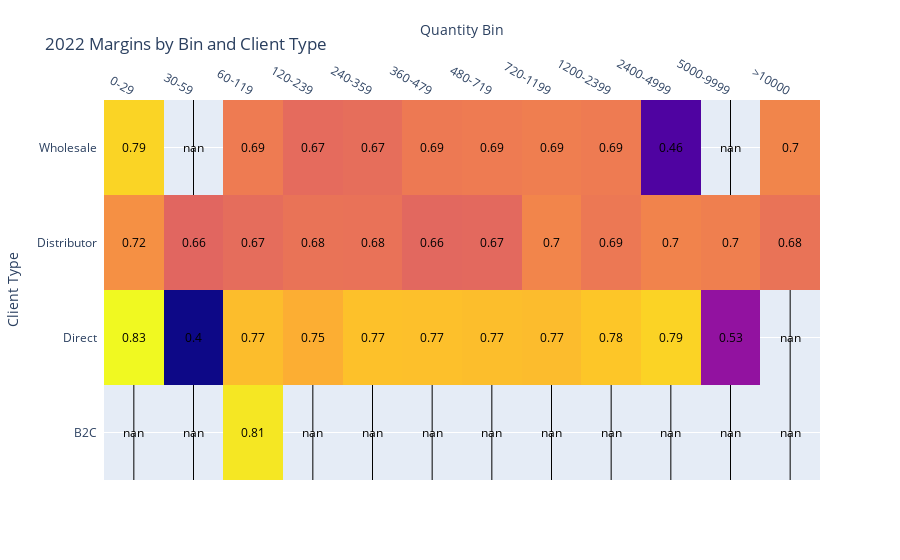
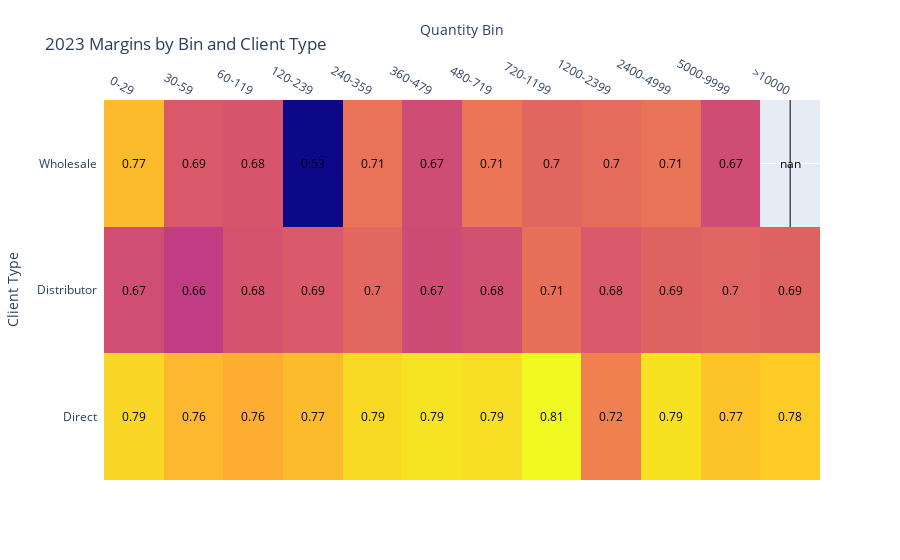

Notebook code for these charts, in order:
### Code cell
import plotly.figure_factory as ff

# Visualization for 2022
fig_2022 = ff.create_annotated_heatmap(z=margin_by_bin_and_client_2022.values, 
                                       x=margin_by_bin_and_client_2022.columns.tolist(), 
                                       y=margin_by_bin_and_client_2022.index.tolist(), 
                                       annotation_text=margin_by_bin_and_client_2022.round(2).values)
fig_2022.update_layout(title='2022 Margins by Bin and Client Type', xaxis=dict(title='Quantity Bin'), yaxis=dict(title='Client Type'))
fig_2022.show()

# Visualization for 2023
fig_2023 = ff.create_annotated_heatmap(z=margin_by_bin_and_client_2023.values, 
                                       x=margin_by_bin_and_client_2023.columns.tolist(), 
                                       y=margin_by_bin_and_client_2023.index.tolist(), 
                                       annotation_text=margin_by_bin_and_client_2023.round(2).values)
fig_2023.update_layout(title='2023 Margins by Bin and Client Type', xaxis=dict(title='Quantity Bin'), yaxis=dict(title='Client Type'))
fig_2023.show()

### Figure 1 — Plotly figure (JSON) as saved in the notebook; plotly's stock layout.template omitted (floating-point values rounded to 4 significant figures)
{"data": [{"colorscale": [[0, "#0d0887"], [0.1111, "#46039f"], [0.2222, "#7201a8"], [0.3333, "#9c179e"], [0.4444, "#bd3786"], [0.5556, "#d8576b"], [0.6667, "#ed7953"], [0.7778, "#fb9f3a"], [0.8889, "#fdca26"], [1, "#f0f921"]], "reversescale": false, "showscale": false, "type": "heatmap", "x": ["0-29", "30-59", "60-119", "120-239", "240-359", "360-479", "480-719", "720-1199", "1200-2399", "2400-4999", "5000-9999", ">10000"], "y": ["B2C", "Direct", "Distributor", "Wholesale"], "z": [[null, null, 0.8123, null, null, null, null, null, null, null, null, null], [0.8305, 0.4029, 0.7684, 0.7519, 0.7735, 0.7719, 0.7699, 0.7671, 0.7788, 0.792, 0.5336, null], [0.7161, 0.6619, 0.6706, 0.6799, 0.6779, 0.664, 0.666, 0.7033, 0.686, 0.7006, 0.6955, 0.6796], [0.7934, null, 0.6908, 0.669, 0.6722, 0.6884, 0.69, 0.6942, 0.69, 0.4598, null, 0.7029]]}], "layout": {"annotations": [{"font": {"color": "#000000"}, "showarrow": false, "text": "nan", "x": "0-29", "xref": "x", "y": "B2C", "yref": "y"}, {"font": {"color": "#000000"}, "showarrow": false, "text": "nan", "x": "30-59", "xref": "x", "y": "B2C", "yref": "y"}, {"font": {"color": "#000000"}, "showarrow": false, "text": "0.81", "x": "60-119", "xref": "x", "y": "B2C", "yref": "y"}, {"font": {"color": "#000000"}, "showarrow": false, "text": "nan", "x": "120-239", "xref": "x", "y": "B2C", "yref": "y"}, {"font": {"color": "#000000"}, "showarrow": false, "text": "nan", "x": "240-359", "xref": "x", "y": "B2C", "yref": "y"}, {"font": {"color": "#000000"}, "showarrow": false, "text": "nan", "x": "360-479", "xref": "x", "y": "B2C", "yref": "y"}, {"font": {"color": "#000000"}, "showarrow": false, "text": "nan", "x": "480-719", "xref": "x", "y": "B2C", "yref": "y"}, {"font": {"color": "#000000"}, "showarrow": false, "text": "nan", "x": "720-1199", "xref": "x", "y": "B2C", "yref": "y"}, {"font": {"color": "#000000"}, "showarrow": false, "text": "nan", "x": "1200-2399", "xref": "x", "y": "B2C", "yref": "y"}, {"font": {"color": "#000000"}, "showarrow": false, "text": "nan", "x": "2400-4999", "xref": "x", "y": "B2C", "yref": "y"}, {"font": {"color": "#000000"}, "showarrow": false, "text": "nan", "x": "5000-9999", "xref": "x", "y": "B2C", "yref": "y"}, {"font": {"color": "#000000"}, "showarrow": false, "text": "nan", "x": ">10000", "xref": "x", "y": "B2C", "yref": "y"}, {"font": {"color": "#000000"}, "showarrow": false, "text": "0.83", "x": "0-29", "xref": "x", "y": "Direct", "yref": "y"}, {"font": {"color": "#000000"}, "showarrow": false, "text": "0.4", "x": "30-59", "xref": "x", "y": "Direct", "yref": "y"}, {"font": {"color": "#000000"}, "showarrow": false, "text": "0.77", "x": "60-119", "xref": "x", "y": "Direct", "yref": "y"}, {"font": {"color": "#000000"}, "showarrow": false, "text": "0.75", "x": "120-239", "xref": "x", "y": "Direct", "yref": "y"}, {"font": {"color": "#000000"}, "showarrow": false, "text": "0.77", "x": "240-359", "xref": "x", "y": "Direct", "yref": "y"}, {"font": {"color": "#000000"}, "showarrow": false, "text": "0.77", "x": "360-479", "xref": "x", "y": "Direct", "yref": "y"}, {"font": {"color": "#000000"}, "showarrow": false, "text": "0.77", "x": "480-719", "xref": "x", "y": "Direct", "yref": "y"}, {"font": {"color": "#000000"}, "showarrow": false, "text": "0.77", "x": "720-1199", "xref": "x", "y": "Direct", "yref": "y"}, {"font": {"color": "#000000"}, "showarrow": false, "text": "0.78", "x": "1200-2399", "xref": "x", "y": "Direct", "yref": "y"}, {"font": {"color": "#000000"}, "showarrow": false, "text": "0.79", "x": "2400-4999", "xref": "x", "y": "Direct", "yref": "y"}, {"font": {"color": "#000000"}, "showarrow": false, "text": "0.53", "x": "5000-9999", "xref": "x", "y": "Direct", "yref": "y"}, {"font": {"color": "#000000"}, "showarrow": false, "text": "nan", "x": ">10000", "xref": "x", "y": "Direct", "yref": "y"}, {"font": {"color": "#000000"}, "showarrow": false, "text": "0.72", "x": "0-29", "xref": "x", "y": "Distributor", "yref": "y"}, {"font": {"color": "#000000"}, "showarrow": false, "text": "0.66", "x": "30-59", "xref": "x", "y": "Distributor", "yref": "y"}, {"font": {"color": "#000000"}, "showarrow": false, "text": "0.67", "x": "60-119", "xref": "x", "y": "Distributor", "yref": "y"}, {"font": {"color": "#000000"}, "showarrow": false, "text": "0.68", "x": "120-239", "xref": "x", "y": "Distributor", "yref": "y"}, {"font": {"color": "#000000"}, "showarrow": false, "text": "0.68", "x": "240-359", "xref": "x", "y": "Distributor", "yref": "y"}, {"font": {"color": "#000000"}, "showarrow": false, "text": "0.66", "x": "360-479", "xref": "x", "y": "Distributor", "yref": "y"}, {"font": {"color": "#000000"}, "showarrow": false, "text": "0.67", "x": "480-719", "xref": "x", "y": "Distributor", "yref": "y"}, {"font": {"color": "#000000"}, "showarrow": false, "text": "0.7", "x": "720-1199", "xref": "x", "y": "Distributor", "yref": "y"}, {"font": {"color": "#000000"}, "showarrow": false, "text": "0.69", "x": "1200-2399", "xref": "x", "y": "Distributor", "yref": "y"}, {"font": {"color": "#000000"}, "showarrow": false, "text": "0.7", "x": "2400-4999", "xref": "x", "y": "Distributor", "yref": "y"}, {"font": {"color": "#000000"}, "showarrow": false, "text": "0.7", "x": "5000-9999", "xref": "x", "y": "Distributor", "yref": "y"}, {"font": {"color": "#000000"}, "showarrow": false, "text": "0.68", "x": ">10000", "xref": "x", "y": "Distributor", "yref": "y"}, {"font": {"color": "#000000"}, "showarrow": false, "text": "0.79", "x": "0-29", "xref": "x", "y": "Wholesale", "yref": "y"}, {"font": {"color": "#000000"}, "showarrow": false, "text": "nan", "x": "30-59", "xref": "x", "y": "Wholesale", "yref": "y"}, {"font": {"color": "#000000"}, "showarrow": false, "text": "0.69", "x": "60-119", "xref": "x", "y": "Wholesale", "yref": "y"}, {"font": {"color": "#000000"}, "showarrow": false, "text": "0.67", "x": "120-239", "xref": "x", "y": "Wholesale", "yref": "y"}, {"font": {"color": "#000000"}, "showarrow": false, "text": "0.67", "x": "240-359", "xref": "x", "y": "Wholesale", "yref": "y"}, {"font": {"color": "#000000"}, "showarrow": false, "text": "0.69", "x": "360-479", "xref": "x", "y": "Wholesale", "yref": "y"}, {"font": {"color": "#000000"}, "showarrow": false, "text": "0.69", "x": "480-719", "xref": "x", "y": "Wholesale", "yref": "y"}, {"font": {"color": "#000000"}, "showarrow": false, "text": "0.69", "x": "720-1199", "xref": "x", "y": "Wholesale", "yref": "y"}, {"font": {"color": "#000000"}, "showarrow": false, "text": "0.69", "x": "1200-2399", "xref": "x", "y": "Wholesale", "yref": "y"}, {"font": {"color": "#000000"}, "showarrow": false, "text": "0.46", "x": "2400-4999", "xref": "x", "y": "Wholesale", "yref": "y"}, {"font": {"color": "#000000"}, "showarrow": false, "text": "nan", "x": "5000-9999", "xref": "x", "y": "Wholesale", "yref": "y"}, {"font": {"color": "#000000"}, "showarrow": false, "text": "0.7", "x": ">10000", "xref": "x", "y": "Wholesale", "yref": "y"}], "title": {"text": "2022 Margins by Bin and Client Type"}, "xaxis": {"dtick": 1, "gridcolor": "rgb(0, 0, 0)", "side": "top", "ticks": "", "title": {"text": "Quantity Bin"}}, "yaxis": {"dtick": 1, "ticks": "", "ticksuffix": "  ", "title": {"text": "Client Type"}}}}

### Figure 2 — Plotly figure (JSON) as saved in the notebook; plotly's stock layout.template omitted (floating-point values rounded to 4 significant figures)
{"data": [{"colorscale": [[0, "#0d0887"], [0.1111, "#46039f"], [0.2222, "#7201a8"], [0.3333, "#9c179e"], [0.4444, "#bd3786"], [0.5556, "#d8576b"], [0.6667, "#ed7953"], [0.7778, "#fb9f3a"], [0.8889, "#fdca26"], [1, "#f0f921"]], "reversescale": false, "showscale": false, "type": "heatmap", "x": ["0-29", "30-59", "60-119", "120-239", "240-359", "360-479", "480-719", "720-1199", "1200-2399", "2400-4999", "5000-9999", ">10000"], "y": ["Direct", "Distributor", "Wholesale"], "z": [[0.7855, 0.7643, 0.7572, 0.7671, 0.7887, 0.7944, 0.7909, 0.8093, 0.7203, 0.7938, 0.7734, 0.7787], [0.674, 0.6563, 0.6791, 0.6856, 0.6979, 0.6716, 0.6772, 0.7067, 0.6849, 0.6932, 0.6952, 0.6932], [0.7665, 0.6852, 0.6808, 0.5252, 0.7084, 0.6729, 0.711, 0.6973, 0.7022, 0.7091, 0.6726, null]]}], "layout": {"annotations": [{"font": {"color": "#000000"}, "showarrow": false, "text": "0.79", "x": "0-29", "xref": "x", "y": "Direct", "yref": "y"}, {"font": {"color": "#000000"}, "showarrow": false, "text": "0.76", "x": "30-59", "xref": "x", "y": "Direct", "yref": "y"}, {"font": {"color": "#000000"}, "showarrow": false, "text": "0.76", "x": "60-119", "xref": "x", "y": "Direct", "yref": "y"}, {"font": {"color": "#000000"}, "showarrow": false, "text": "0.77", "x": "120-239", "xref": "x", "y": "Direct", "yref": "y"}, {"font": {"color": "#000000"}, "showarrow": false, "text": "0.79", "x": "240-359", "xref": "x", "y": "Direct", "yref": "y"}, {"font": {"color": "#000000"}, "showarrow": false, "text": "0.79", "x": "360-479", "xref": "x", "y": "Direct", "yref": "y"}, {"font": {"color": "#000000"}, "showarrow": false, "text": "0.79", "x": "480-719", "xref": "x", "y": "Direct", "yref": "y"}, {"font": {"color": "#000000"}, "showarrow": false, "text": "0.81", "x": "720-1199", "xref": "x", "y": "Direct", "yref": "y"}, {"font": {"color": "#000000"}, "showarrow": false, "text": "0.72", "x": "1200-2399", "xref": "x", "y": "Direct", "yref": "y"}, {"font": {"color": "#000000"}, "showarrow": false, "text": "0.79", "x": "2400-4999", "xref": "x", "y": "Direct", "yref": "y"}, {"font": {"color": "#000000"}, "showarrow": false, "text": "0.77", "x": "5000-9999", "xref": "x", "y": "Direct", "yref": "y"}, {"font": {"color": "#000000"}, "showarrow": false, "text": "0.78", "x": ">10000", "xref": "x", "y": "Direct", "yref": "y"}, {"font": {"color": "#000000"}, "showarrow": false, "text": "0.67", "x": "0-29", "xref": "x", "y": "Distributor", "yref": "y"}, {"font": {"color": "#000000"}, "showarrow": false, "text": "0.66", "x": "30-59", "xref": "x", "y": "Distributor", "yref": "y"}, {"font": {"color": "#000000"}, "showarrow": false, "text": "0.68", "x": "60-119", "xref": "x", "y": "Distributor", "yref": "y"}, {"font": {"color": "#000000"}, "showarrow": false, "text": "0.69", "x": "120-239", "xref": "x", "y": "Distributor", "yref": "y"}, {"font": {"color": "#000000"}, "showarrow": false, "text": "0.7", "x": "240-359", "xref": "x", "y": "Distributor", "yref": "y"}, {"font": {"color": "#000000"}, "showarrow": false, "text": "0.67", "x": "360-479", "xref": "x", "y": "Distributor", "yref": "y"}, {"font": {"color": "#000000"}, "showarrow": false, "text": "0.68", "x": "480-719", "xref": "x", "y": "Distributor", "yref": "y"}, {"font": {"color": "#000000"}, "showarrow": false, "text": "0.71", "x": "720-1199", "xref": "x", "y": "Distributor", "yref": "y"}, {"font": {"color": "#000000"}, "showarrow": false, "text": "0.68", "x": "1200-2399", "xref": "x", "y": "Distributor", "yref": "y"}, {"font": {"color": "#000000"}, "showarrow": false, "text": "0.69", "x": "2400-4999", "xref": "x", "y": "Distributor", "yref": "y"}, {"font": {"color": "#000000"}, "showarrow": false, "text": "0.7", "x": "5000-9999", "xref": "x", "y": "Distributor", "yref": "y"}, {"font": {"color": "#000000"}, "showarrow": false, "text": "0.69", "x": ">10000", "xref": "x", "y": "Distributor", "yref": "y"}, {"font": {"color": "#000000"}, "showarrow": false, "text": "0.77", "x": "0-29", "xref": "x", "y": "Wholesale", "yref": "y"}, {"font": {"color": "#000000"}, "showarrow": false, "text": "0.69", "x": "30-59", "xref": "x", "y": "Wholesale", "yref": "y"}, {"font": {"color": "#000000"}, "showarrow": false, "text": "0.68", "x": "60-119", "xref": "x", "y": "Wholesale", "yref": "y"}, {"font": {"color": "#000000"}, "showarrow": false, "text": "0.53", "x": "120-239", "xref": "x", "y": "Wholesale", "yref": "y"}, {"font": {"color": "#000000"}, "showarrow": false, "text": "0.71", "x": "240-359", "xref": "x", "y": "Wholesale", "yref": "y"}, {"font": {"color": "#000000"}, "showarrow": false, "text": "0.67", "x": "360-479", "xref": "x", "y": "Wholesale", "yref": "y"}, {"font": {"color": "#000000"}, "showarrow": false, "text": "0.71", "x": "480-719", "xref": "x", "y": "Wholesale", "yref": "y"}, {"font": {"color": "#000000"}, "showarrow": false, "text": "0.7", "x": "720-1199", "xref": "x", "y": "Wholesale", "yref": "y"}, {"font": {"color": "#000000"}, "showarrow": false, "text": "0.7", "x": "1200-2399", "xref": "x", "y": "Wholesale", "yref": "y"}, {"font": {"color": "#000000"}, "showarrow": false, "text": "0.71", "x": "2400-4999", "xref": "x", "y": "Wholesale", "yref": "y"}, {"font": {"color": "#000000"}, "showarrow": false, "text": "0.67", "x": "5000-9999", "xref": "x", "y": "Wholesale", "yref": "y"}, {"font": {"color": "#000000"}, "showarrow": false, "text": "nan", "x": ">10000", "xref": "x", "y": "Wholesale", "yref": "y"}], "title": {"text": "2023 Margins by Bin and Client Type"}, "xaxis": {"dtick": 1, "gridcolor": "rgb(0, 0, 0)", "side": "top", "ticks": "", "title": {"text": "Quantity Bin"}}, "yaxis": {"dtick": 1, "ticks": "", "ticksuffix": "  ", "title": {"text": "Client Type"}}}}
